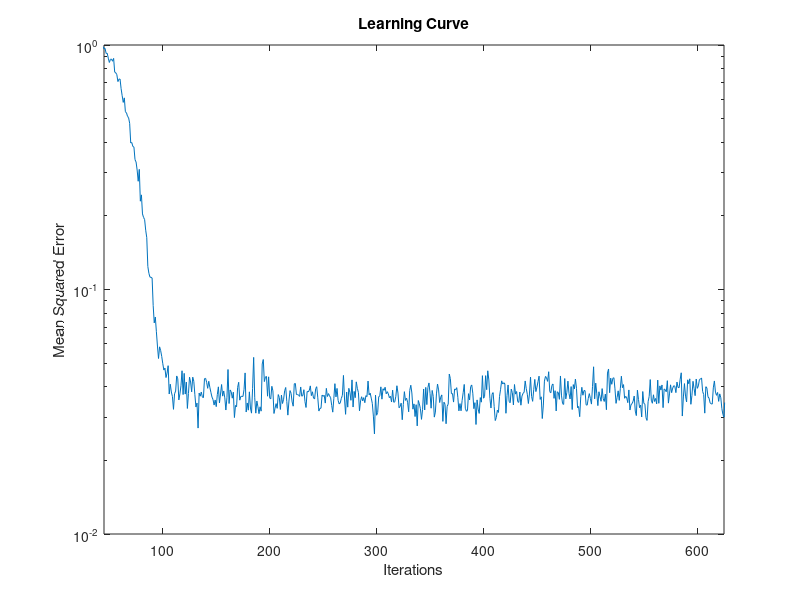

This figure's MATLAB source:
%%%%%%%%%%%%%%%%%%%%%%%%%%%%%%%%%%%%%%%%%%%%%%%%%%%%%%%%%%%%%%%%%%%%%%%
% Adaptive Filter Theory 5e Solution Manual                           %
%                                                                     %
% Chapter 10                                                          %
% Question 10                                                         %
%                                                                     %
%                                                                     %
% Program written to run on MATLAB 2010a (R)                          %
%                                                                     %
% By Kelvin Hall                                                      %
% June 30, 2014                                                       %
%%%%%%%%%%%%%%%%%%%%%%%%%%%%%%%%%%%%%%%%%%%%%%%%%%%%%%%%%%%%%%%%%%%%%%%
clear
lambda=0.9;   % forgetting factor
delta=0.005;  % regularization paramter
H1=[0.25,1,0.25];   %channel response one
H2=[0.25,1,-0.25];  %channel response two
H3=[-0.25,1,0.25];  %channel response three
standardDeviationNoise=sqrt(0.01);  %addivite white noise standard deviation
delay=11;       % optimal delay found in earlier question (ch6 question 18)

numberOfDatapoints=600;     % number of data points per run
NumberOfRuns=200;       % number of monte carlo runs that the results 
                        %are averaged over
u=zeros(numberOfDatapoints+delay+1+21,1);  % allocate memory for filter input
r=zeros(1,numberOfDatapoints+delay+1+21);  % allocate memory for filter output
error=zeros(numberOfDatapoints+delay+1+21,1);  %allocate memory for errors
E=zeros(numberOfDatapoints+delay+1+21,1); % allocate memory for MSE

for k=1:NumberOfRuns
    P=eye(21)*delta; %reset filter variable between monte carlo runs
    W=zeros(21,1);
    for n=delay+1+21:numberOfDatapoints+delay+1+21
        u(n)=rand(1); % create new input data
        if u(n)>0.5
            u(n)=1;
        else
            u(n)=-1;
        end
        d=u(n-delay);  
        r(n)=H1*[u(n);u(n-1);u(n-2)]+randn*standardDeviationNoise;
        
        U=r(n:-1:n-20)'; % create a vector of the 21 most recent filter outputs
        
        error(n)=u(n-delay)-U'*W; 
        
        kappa=lambda^(-1)*P*U/(1+lambda^(-1)*U'*P*U); % update kappa as perRLS
        
        W=W+kappa*error(n); % update weights
        
        P=lambda^(-1)*P-lambda^(-1)*kappa*U'*P; %update as per RLS
    end
    E=E+error.^2; % accumulate squared error in prediction
end
E=E/NumberOfRuns; % divide the squared error by the number of 
                 % monte carlo runs to get the Mean Squared Error

semilogy(E)
ylim([0.01 1])
xlim([45 625])
title('Learning Curve')
xlabel('Iterations')
ylabel('Mean Squared Error')

    